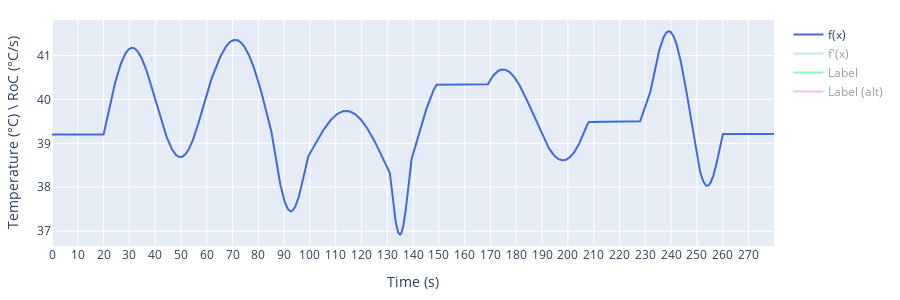

Notebook code cell kept with this figure:
### Code cell
from src.experiments.stimuli_function import StimuliFunction, stimuli_extra
import numpy as np
import matplotlib.pyplot as plt

minimal_desired_duration = 200 # in seconds
periods = [67*2, 20] # [0] is the baseline and [1] the modulation; in seconds
frequencies = 1./np.array(periods)
amplitudes = [1, 1.5] # temp range is 2 * sum(amplitudes): max @ VAS 70, min @ VAS 0
sample_rate = 10
seed = None #823 # use None for random seed
baseline_temp = 39.2 # @ VAS 35

stimuli = StimuliFunction(
    minimal_desired_duration,
    frequencies,
    amplitudes,
    sample_rate,
    random_periods=True,
    seed=seed
).add_baseline_temp(
    baseline_temp
).add_plateaus(
    plateau_duration=20, 
    n_plateaus=4, 
    add_at_start="random", 
    add_at_end=True)
print(f"Seed: {stimuli.seed}")
_ = stimuli_extra(stimuli.wave, stimuli.wave_dot, stimuli.sample_rate, s_RoC=0.2)

### Figure 1 — Plotly figure (JSON) as saved in the notebook; plotly's stock layout.template omitted (floating-point values rounded to 4 significant figures; data arrays with more than 128 entries replaced by an {"elided": "..."} marker saying what was removed)
{"data": [{"line": {"color": "royalblue"}, "name": "f(x)", "type": "scatter", "visible": true, "x": {"elided": "2800 float values"}, "y": {"elided": "2800 float values"}}, {"line": {"color": "skyblue"}, "name": "f'(x)", "type": "scatter", "visible": "legendonly", "x": {"elided": "2800 float values"}, "y": {"elided": "2800 float values"}}, {"line": {"color": "springgreen"}, "name": "Label", "type": "scatter", "visible": "legendonly", "x": {"elided": "2800 float values"}, "y": {"elided": "2800 int values"}}, {"line": {"color": "violet"}, "name": "Label (alt)", "type": "scatter", "visible": "legendonly", "x": {"elided": "2800 float values"}, "y": {"elided": "2800 int values"}}], "layout": {"autosize": false, "height": 300, "margin": {"b": 20, "l": 20, "r": 20, "t": 20}, "width": 900, "xaxis": {"dtick": 10, "tick0": 0, "tickmode": "linear", "title": {"text": "Time (s)"}}, "yaxis": {"title": {"text": "Temperature (°C) \\ RoC (°C/s)"}}}}
